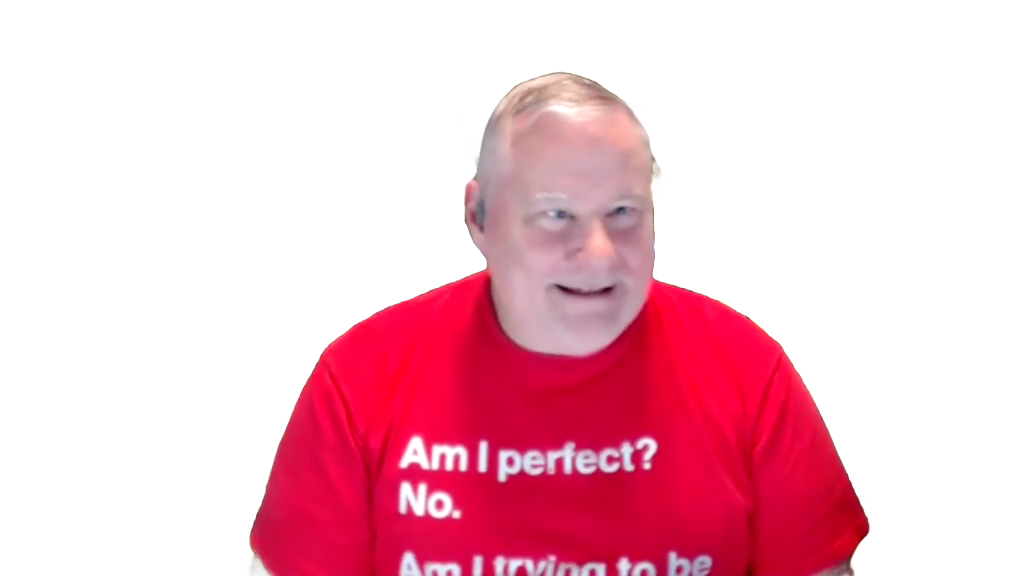
#> input picture episodes/20261104-extensions-on-demand/thumbs/src/kirk-cut.png, 1024 x 576 px; its folder holds 3 pictures in this run
$ python hosts.py
#> lines starting #> are read from the running program, lines starting #| are printed output that depends on the picture
from PIL import Image, ImageEnhance, ImageFilter
faces={'kirk':(587,263,169,600),'alv':(585,324,194,1500),'nik':(589,368,222,2400)}
L=Image.new('RGBA',(3000,3000),(0,0,0,0))
#> L: PIL image 3000x3000 RGBA; every value is 0
FH=600; CY=2438
for n in ['kirk','nik','alv']:
    fx,fy,fh,cx=faces[n]; s=FH/fh*(0.88 if n=='kirk' else 1)
    im=Image.open(f'{n}-cut.png').convert('RGBA')
#> im is the input picture: PIL image 1024x576 RGBA; mean R, G, B, A 68.4, 16.9, 29.6, 79.8
    rgb=im.convert('RGB'); a=im.getchannel('A')
#> after `rgb = im.convert('RGB')`:
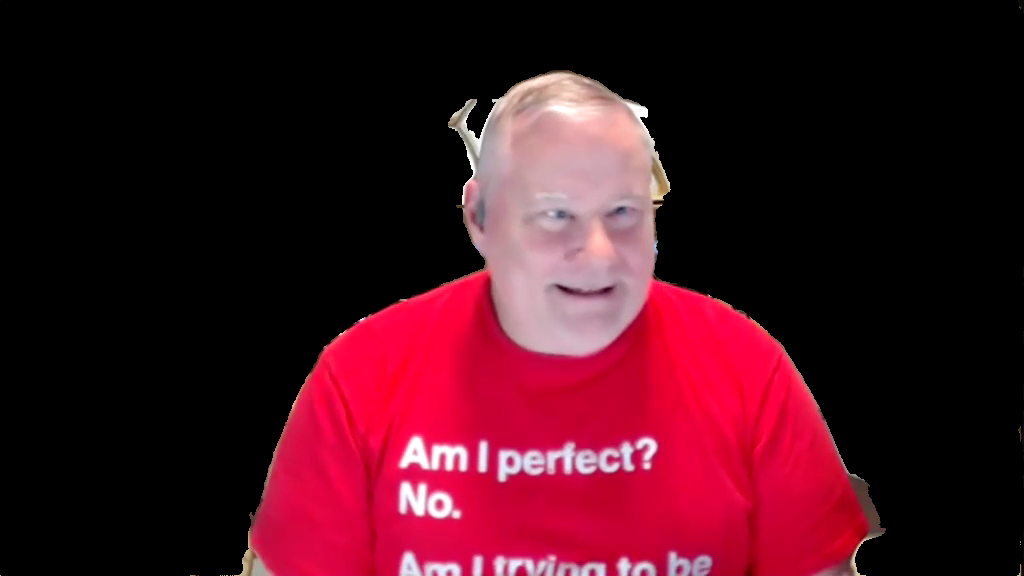
#> rgb: PIL image 1024x576 RGB; mean R, G, B 68.4, 16.9, 29.6
#> after `a = im.getchannel('A')`:
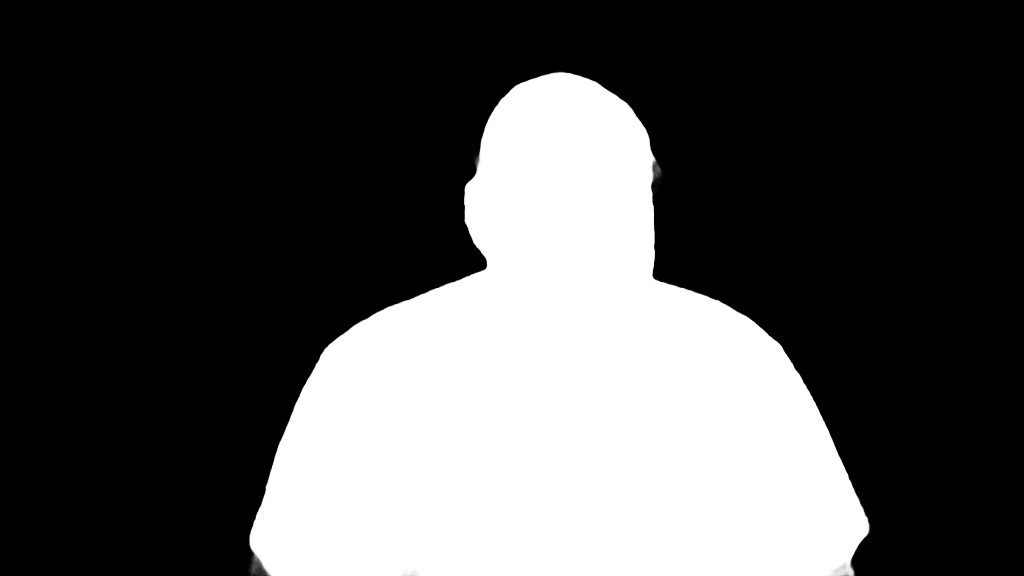
#> a: PIL image 1024x576 L; min 0, max 255, mean 79.8
    if n=='kirk':
        rgb=rgb.point(lambda v:int(255*((v/255)**1.18))); rgb=ImageEnhance.Contrast(rgb).enhance(1.08)
    if n=='nik': rgb=rgb.point(lambda v:int(255*((v/255)**0.95)))
    im=Image.merge('RGBA',(*rgb.split(),a))
    im=im.resize((round(im.width*s),round(im.height*s)),Image.LANCZOS)
#> im: PIL image 3199x1800 RGBA
    im=im.filter(ImageFilter.UnsharpMask(radius=3,percent=50,threshold=2))
    # harden alpha slightly
    a=im.getchannel('A').point(lambda v: max(0,min(255,int((v-30)*1.25))))
#> a: PIL image 3199x1800 L
    im.putalpha(a)
    L.alpha_composite(im,(round(cx-fx*s),round(CY-fy*s)))
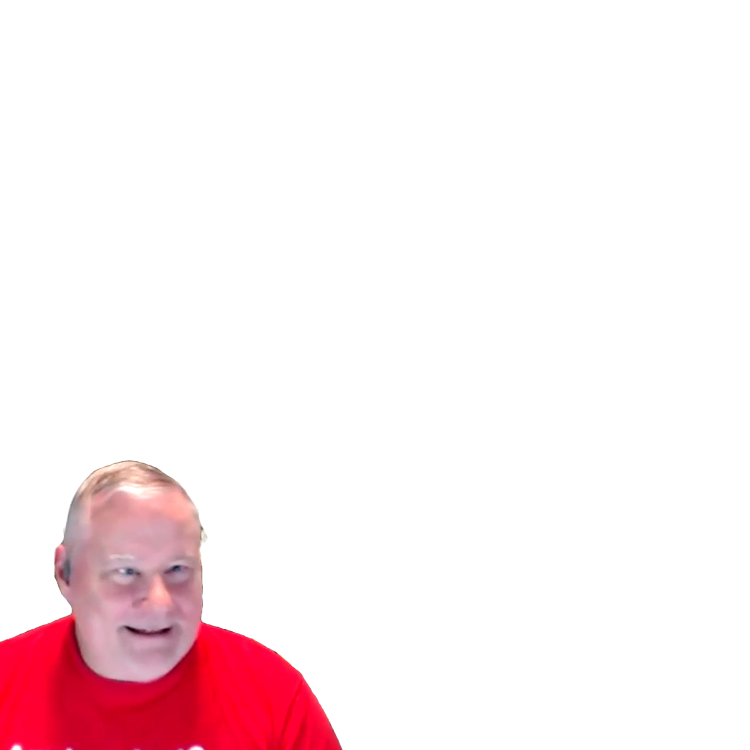
#> L: PIL image 3000x3000 RGBA (shown at 1/4 size); mean R, G, B, A 22.6, 7.3, 10.1, 26.3; transparent parts drawn white
#> pass 2 of the loop `for n in ['kirk','nik','alv']:`:
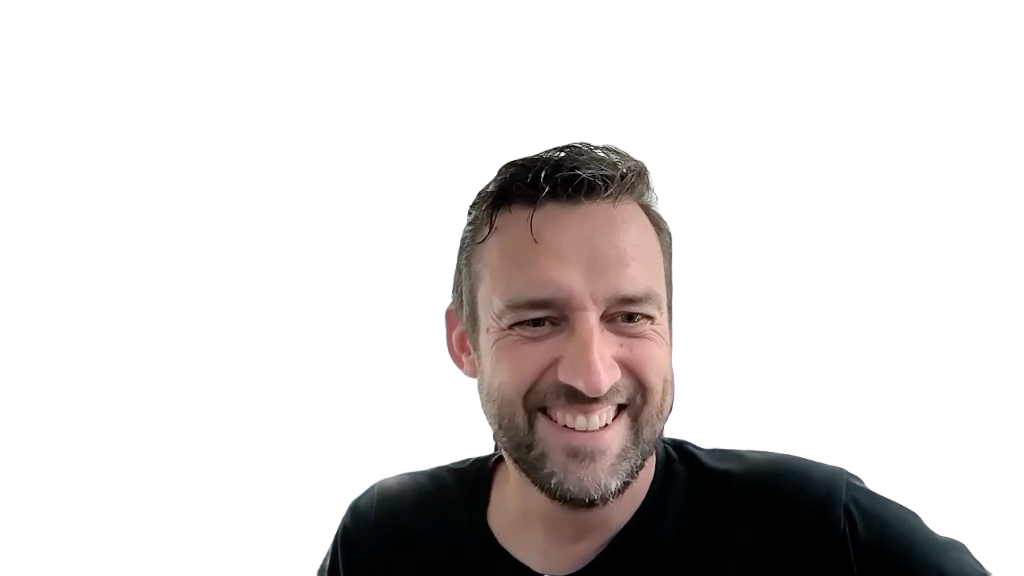
#> input picture episodes/20261104-extensions-on-demand/thumbs/src/nik-cut.png, 1024 x 576 px
#> im is the input picture: PIL image 1024x576 RGBA; mean R, G, B, A 19.4, 16, 15.1, 55.2
#> `a = im.getchannel('A')`:
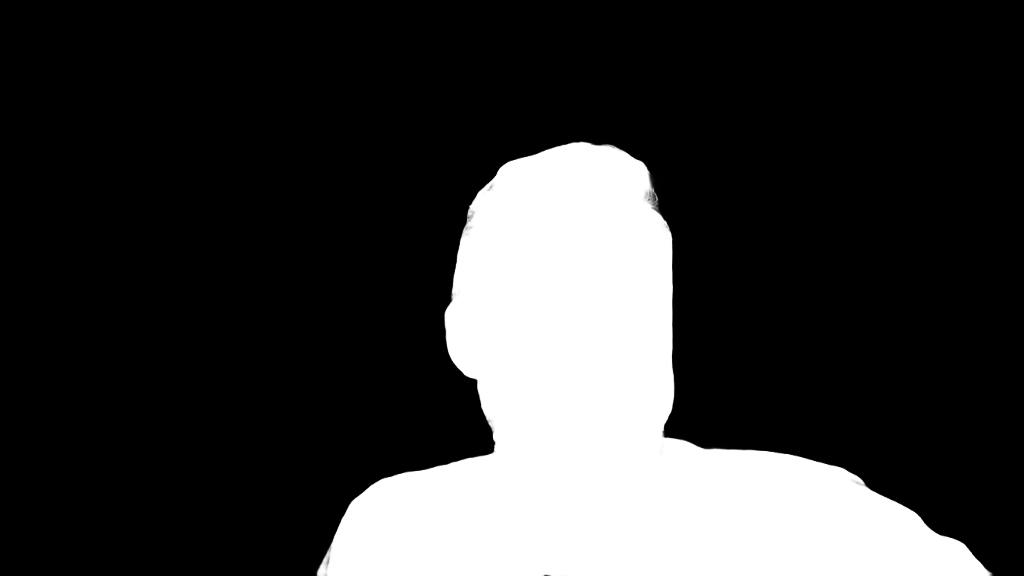
#> a: PIL image 1024x576 L; min 0, max 255, mean 55.2
#> `L.alpha_composite(im,(round(cx-fx*s),round(CY-fy*s)))`:
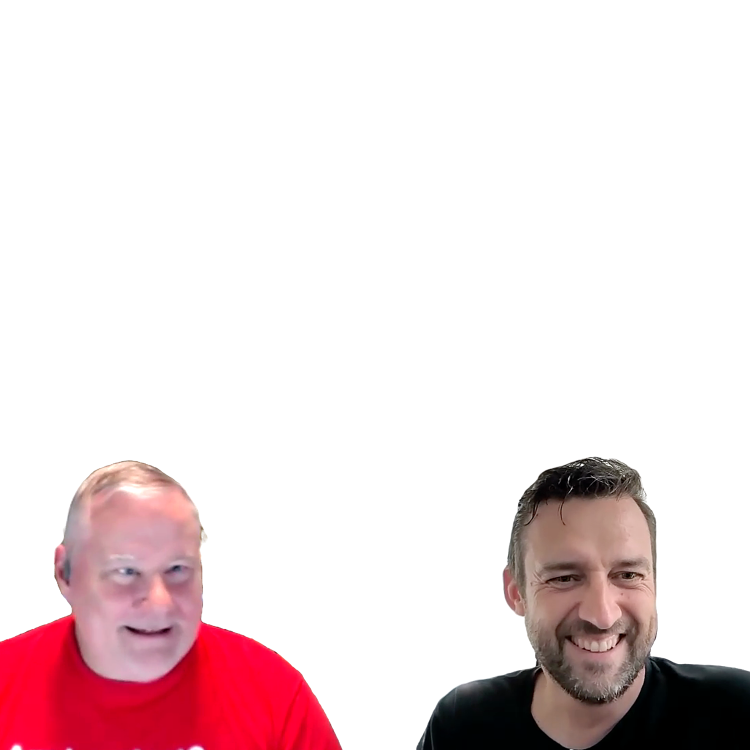
#> L: PIL image 3000x3000 RGBA (shown at 1/4 size); mean R, G, B, A 31.6, 14.6, 16.9, 50.2; transparent parts drawn white
#> pass 3 of the loop `for n in ['kirk','nik','alv']:`:
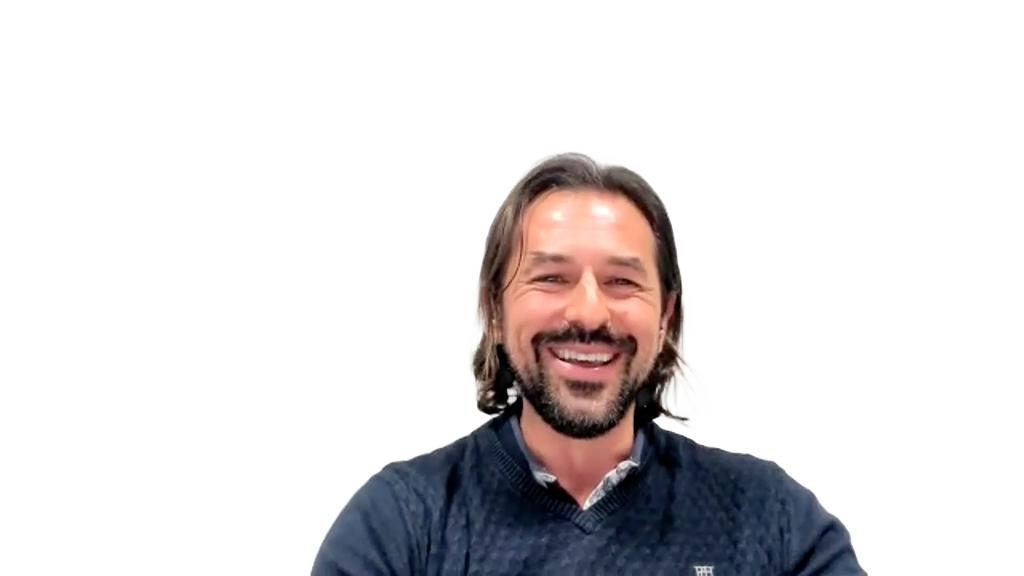
#> input picture episodes/20261104-extensions-on-demand/thumbs/src/alv-cut.png, 1024 x 576 px
#> im is the input picture: PIL image 1024x576 RGBA; mean R, G, B, A 21.2, 18.3, 19.1, 49.3
#> `a = im.getchannel('A')`:
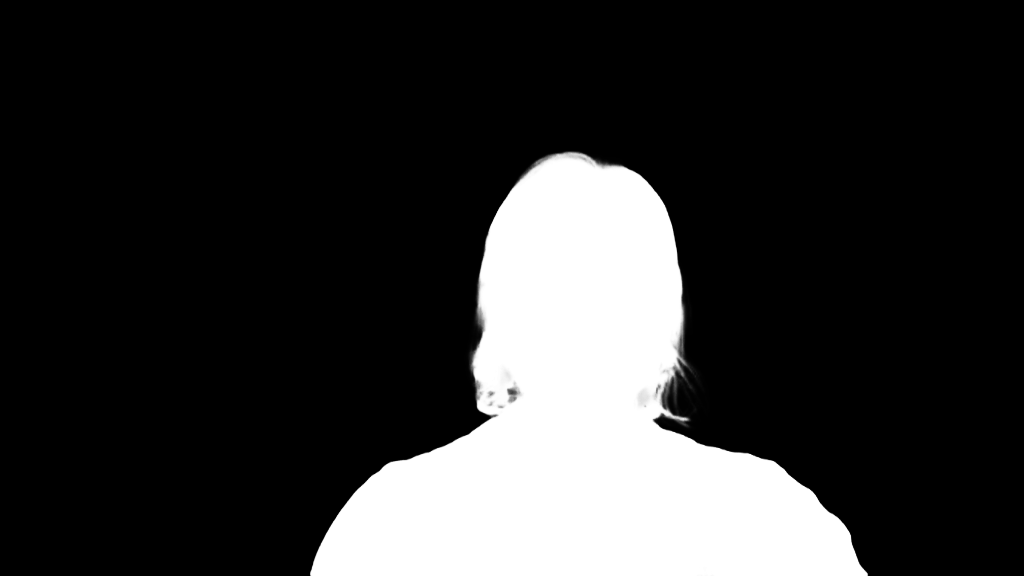
#> a: PIL image 1024x576 L; min 0, max 255, mean 49.3
#> `L.alpha_composite(im,(round(cx-fx*s),round(CY-fy*s)))`:
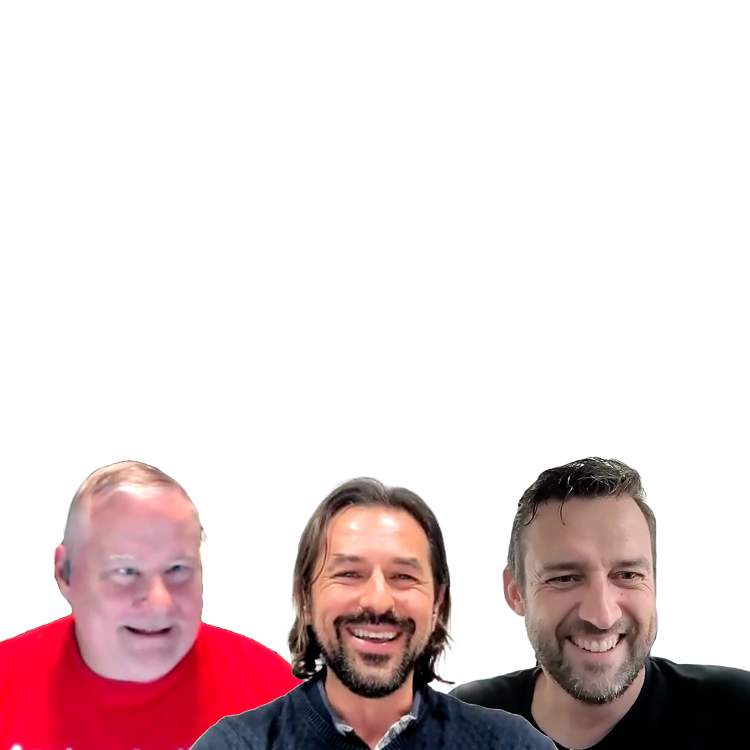
#> L: PIL image 3000x3000 RGBA (shown at 1/4 size); mean R, G, B, A 39, 22.1, 23.7, 66.1; transparent parts drawn white
L.save('hosts-sq.png')
